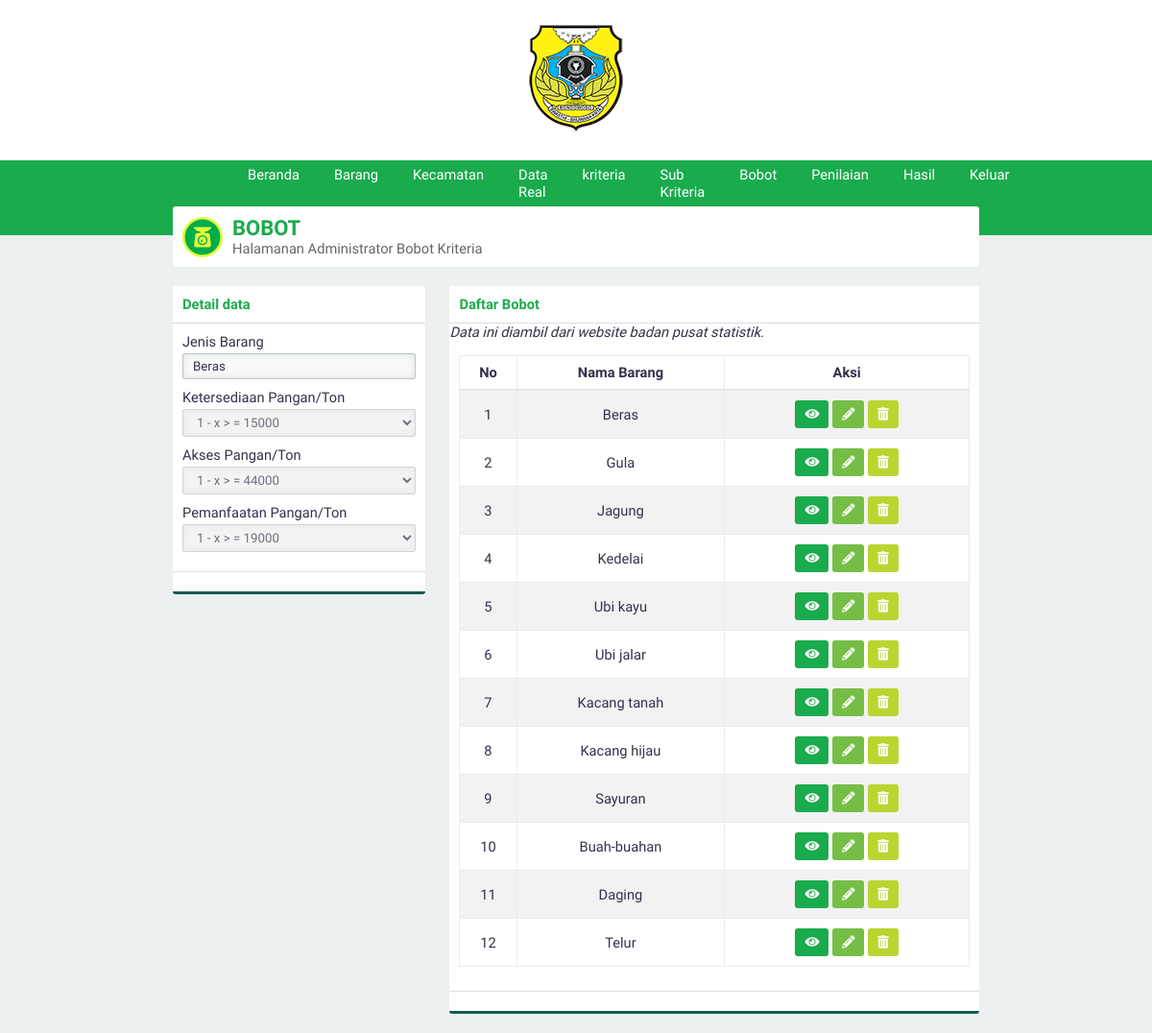
Screenshot of /?page=bobot&aksi=lihat&id=3 (signed in) with the database file from the repository.
### tables this page shows
CREATE TABLE `jenis_barang` (
  `id_jenisbarang` int(3) NOT NULL,
  `namaBarang` varchar(30) NOT NULL,
  `jumlah` varchar(20) NOT NULL
);

CREATE TABLE `bobot_kriteria` (
  `id_bobotkriteria` int(3) NOT NULL,
  `id_jenisbarang` int(3) NOT NULL,
  `id_kriteria` int(3) NOT NULL,
  `bobot` float NOT NULL
);

CREATE TABLE `kriteria` (
  `id_kriteria` int(3) NOT NULL,
  `namaKriteria` varchar(30) NOT NULL,
  `sifat` enum('Benefit','Cost') NOT NULL
);

### page/lihatbobot.php (the view, shortened to what this page needs)
<?php
$listketersediaan = array(
    array("nama" => "0.2 - x < = 3000", "nilai" => 0.2),
    array("nama" => "0.4 - 3000 < x < = 5000", "nilai" => 0.4),
    array("nama" => "0.6 - 5000 < x < = 10000", "nilai" => 0.6),
    array("nama" => "0.8 - 10000 < x < = 14000", "nilai" => 0.8),
    array("nama" => "1 - x > = 15000", "nilai" => 1),
);
$listakses = array(
    array("nama" => "0.2 - x < = 25000", "nilai" => 0.2),
    array("nama" => "0.4 - 25000 < x < = 35000", "nilai" => 0.4),
    array("nama" => "0.6 - 30000 < x < 35000", "nilai" => 0.6),
    array("nama" => "0.8 - 35000 < x < = 43000", "nilai" => 0.8),
    array("nama" => "1 - x > = 44000", "nilai" => 1),
);
$listpemanfaatan = array(
    array("nama" => "0.2 - x < = 3000", "nilai" => 0.2),
    array("nama" => "0.4 - 3000 < x < = 6000", "nilai" => 0.4),
    array("nama" => "0.6 - 6000 < x < = 15000", "nilai" => 0.6),
    array("nama" => "0.8 - 15000 < x < = 18000", "nilai" => 0.8),
    array("nama" => "1 - x > = 19000", "nilai" => 1),
);
$id = htmlspecialchars(@$_GET['id']);
$querylihat = "SELECT id_jenisbarang,bobot,id_bobotkriteria,kriteria.namaKriteria AS namaKriteria FROM bobot_kriteria INNER JOIN kriteria USING(id_kriteria) WHERE id_jenisbarang='$id'";
?>
<div class="panel-top">
    <b class="text-green">Detail data</b>
</div>
<form>
    <div class="panel-middle">
        <div class="group-input">
            <?php
            $query = "SELECT namaBarang FROM jenis_barang WHERE id_jenisbarang='$id'";
            $execute = $konek->query($query);
            $data = $execute->fetch_array(MYSQLI_ASSOC);
            ?>
            <div class="group-input">
                <label for="jenisbarang">Jenis Barang</label>
                <input class="form-custom" value="<?php echo $data['namaBarang']; ?>" disabled type="text" autocomplete="off" required name="jenisbarang" id="jenisbarang" placeholder="jenisbarang">
            </div>
        </div>
        <?php
        $execute2 = $konek->query($querylihat);
        while ($data = $execute2->fetch_array(MYSQLI_ASSOC)) {
            echo "<div class=\"group-input\">
                    <label for=\"$data[namaKriteria]\">$data[namaKriteria]/Ton</label>
                    <input type='hidden' value=\"$data[id_bobotkriteria]\" name=\"id[]\">
                    <select class=\"form-custom\" disabled required name=\"bobot[]\" id=\"$data[namaKriteria]\">";
            if ($data['namaKriteria'] == 'Ketersediaan Pangan') {
                foreach ($listketersediaan as $key) {
                    if ($key['nilai'] == $data['bobot']) {
                        $selected = "selected";
                    } else {
                        $selected = null;
                    }
                    echo "<option $selected value=\"$key[nilai]\">$key[nama]</option>";
                }
            } else if ($data['namaKriteria'] == 'Akses Pangan') {
                foreach ($listakses as $key) {
                    if ($key['nilai'] == $data['bobot']) {
                        $selected = "selected";
                    } else {
                        $selected = null;
                    }
                    echo "<option $selected value=\"$key[nilai]\">$key[nama]</option>";
                }
            } else if ($data['namaKriteria'] == 'Pemanfaatan Pangan') {
                foreach ($listpemanfaatan as $key) {
                    if ($key['nilai'] == $data['bobot']) {
                        $selected = "selected";
                    } else {
                        $selected = null;
                    }
                    echo "<option $selected value=\"$key[nilai]\">$key[nama]</option>";
                }
            }
            echo "</select>
            </div>
                ";
        }
        ?>
    </div>
    <div class="panel-bottom">
    </div>
</form>

### asset/css/style.css (style rules this page uses)
* { padding: 0; margin: 0; font-family: 'Work Sans', sans-serif; color: #36304A; font-weight: 500; letter-spacing: normal; }
b, h1, h2, h3, h4, h5 { padding: 0; font-weight: 600 !important; margin: 0.83em 0em; }
.text-green { color: #1aab4c !important; }
input, select { border: none; width: 100%; }
.form-custom { padding: 5px 10px; border: solid 1px #BDC3C7; -webkit-border-radius: 2px; -moz-border-radius: 2px; border-radius: 2px; box-sizing: border-box; box-shadow: inset 0 0 8px #d9dfe3; margin: 3px 0 10px 0; }
.panel-top { padding: 10px; box-sizing: padding-box; border-bottom: solid 1px #dddddd; }
.panel-middle { padding: 10px; box-sizing: padding-box; }
.panel-bottom { padding: 10px; border-bottom: solid 3px #135a4c; border-top: solid 1px #dddddd; }
body { background-color: #ECF0F1; display: flex; width: 100vw; height: 100vh; align-items: center; flex-direction: column; overflow-x: hidden; font-size: 11pt; }

### rows the page displays
jenis_barang: jenisbarang "Beras"
bobot_kriteria: id_kriteria.namaKriteria "Ketersediaan Pangan", id_kriteria.namaKriteria "1 - x > = 15000"
bobot_kriteria: id_kriteria.namaKriteria "Akses Pangan", id_kriteria.namaKriteria "1 - x > = 44000"
bobot_kriteria: id_kriteria.namaKriteria "Pemanfaatan Pangan", id_kriteria.namaKriteria "1 - x > = 19000"

### other values shown
$data[namaBarang] "Beras"
$data[namaBarang] "Gula"
$data[namaBarang] "Jagung"
$data[namaBarang] "Kedelai"
$data[namaBarang] "Ubi kayu"
$data[namaBarang] "Ubi jalar"
$data[namaBarang] "Kacang tanah"
$data[namaBarang] "Kacang hijau"
$data[namaBarang] "Sayuran"
$data[namaBarang] "Buah-buahan"
$data[namaBarang] "Daging"
$data[namaBarang] "Telur"
